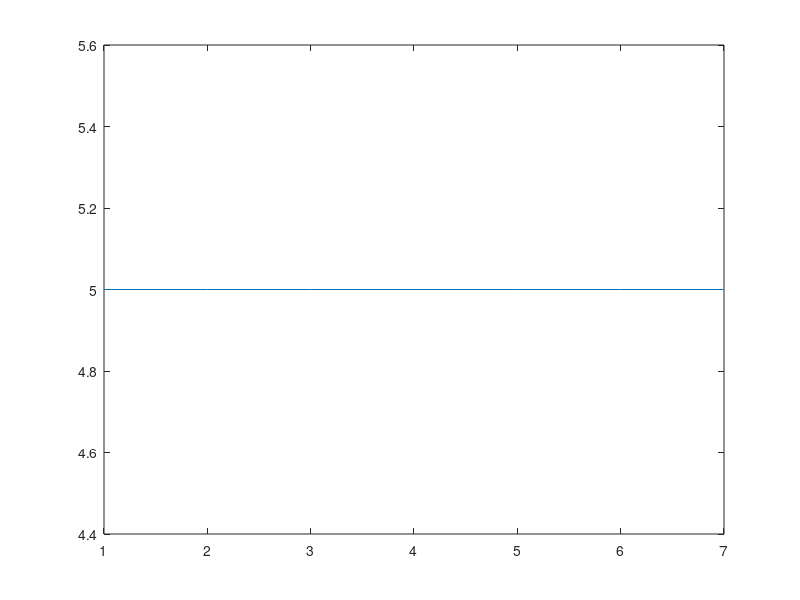

MATLAB code for this plot: (Note: this script raises an error after producing the figure.)
% Jorre Vedder S4379101
% Signal analysis and MATLAB Assigment2

%variables for the model:
days = 7;
temp = 1:7;
avTemp = 0;

%for loop to get the temperatures for the days:
for i = 1:days
   temp(i) = input('Please enter the temperature for the day: ');
end

%Calc everage and display
avTemp = mean(temp);
disp('The everage temperature was:')
disp(avTemp)

%Plot temp vs days and the average line.
plot(1:days,temp)
refline([0,avTemp])
